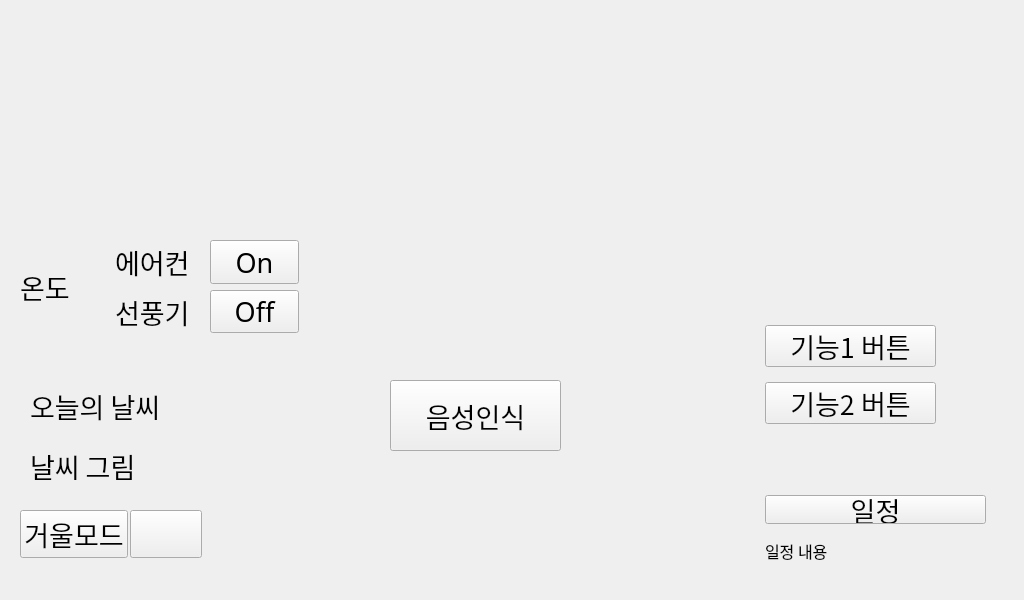
<?xml version="1.0" encoding="UTF-8"?>
<ui version="4.0">
 <class>UI</class>
 <widget class="QWidget" name="UI">
  <property name="geometry">
   <rect>
    <x>0</x>
    <y>0</y>
    <width>1024</width>
    <height>600</height>
   </rect>
  </property>
  <property name="cursor">
   <cursorShape>ArrowCursor</cursorShape>
  </property>
  <property name="windowTitle">
   <string>UI</string>
  </property>
  <widget class="QLabel" name="label_4">
   <property name="geometry">
    <rect>
     <x>30</x>
     <y>380</y>
     <width>181</width>
     <height>51</height>
    </rect>
   </property>
   <property name="font">
    <font>
     <family>HY헤드라인M</family>
     <pointsize>20</pointsize>
    </font>
   </property>
   <property name="text">
    <string>오늘의 날씨</string>
   </property>
  </widget>
  <widget class="QLabel" name="label_5">
   <property name="geometry">
    <rect>
     <x>30</x>
     <y>440</y>
     <width>181</width>
     <height>51</height>
    </rect>
   </property>
   <property name="font">
    <font>
     <family>HY헤드라인M</family>
     <pointsize>20</pointsize>
    </font>
   </property>
   <property name="text">
    <string>날씨 그림</string>
   </property>
  </widget>
  <widget class="QPushButton" name="pushButton_3">
   <property name="geometry">
    <rect>
     <x>390</x>
     <y>380</y>
     <width>171</width>
     <height>71</height>
    </rect>
   </property>
   <property name="font">
    <font>
     <family>HY헤드라인M</family>
     <pointsize>20</pointsize>
    </font>
   </property>
   <property name="text">
    <string>음성인식</string>
   </property>
  </widget>
  <widget class="QWidget" name="layoutWidget">
   <property name="geometry">
    <rect>
     <x>20</x>
     <y>510</y>
     <width>308</width>
     <height>81</height>
    </rect>
   </property>
   <layout class="QHBoxLayout" name="horizontalLayout">
    <property name="spacing">
     <number>2</number>
    </property>
    <property name="sizeConstraint">
     <enum>QLayout::SetFixedSize</enum>
    </property>
    <item>
     <widget class="QPushButton" name="MirrorButton1">
      <property name="maximumSize">
       <size>
        <width>300</width>
        <height>150</height>
       </size>
      </property>
      <property name="font">
       <font>
        <family>HY헤드라인M</family>
        <pointsize>20</pointsize>
       </font>
      </property>
      <property name="text">
       <string>거울모드</string>
      </property>
     </widget>
    </item>
    <item>
     <widget class="QPushButton" name="SettingButton">
      <property name="maximumSize">
       <size>
        <width>100</width>
        <height>150</height>
       </size>
      </property>
      <property name="font">
       <font>
        <family>HY헤드라인M</family>
        <pointsize>20</pointsize>
       </font>
      </property>
      <property name="text">
       <string notr="true"/>
      </property>
      <property name="icon">
       <iconset>
        <normaloff>images/setting.png</normaloff>
        <normalon>:/images/setting.png</normalon>images/setting.png</iconset>
      </property>
      <property name="iconSize">
       <size>
        <width>60</width>
        <height>60</height>
       </size>
      </property>
      <property name="checkable">
       <bool>false</bool>
      </property>
     </widget>
    </item>
   </layout>
  </widget>
  <widget class="QWidget" name="layoutWidget">
   <property name="geometry">
    <rect>
     <x>20</x>
     <y>240</y>
     <width>279</width>
     <height>93</height>
    </rect>
   </property>
   <layout class="QGridLayout" name="gridLayout">
    <item row="0" column="0" rowspan="2">
     <widget class="QLabel" name="ULtemperature">
      <property name="font">
       <font>
        <family>HY헤드라인M</family>
        <pointsize>20</pointsize>
       </font>
      </property>
      <property name="text">
       <string>온도</string>
      </property>
     </widget>
    </item>
    <item row="0" column="1">
     <widget class="QLabel" name="AirLabel">
      <property name="font">
       <font>
        <family>HY헤드라인M</family>
        <pointsize>20</pointsize>
       </font>
      </property>
      <property name="text">
       <string>에어컨</string>
      </property>
     </widget>
    </item>
    <item row="0" column="2">
     <widget class="QPushButton" name="AirButton">
      <property name="font">
       <font>
        <family>HY헤드라인M</family>
        <pointsize>20</pointsize>
       </font>
      </property>
      <property name="text">
       <string>On</string>
      </property>
     </widget>
    </item>
    <item row="1" column="1">
     <widget class="QLabel" name="Fan">
      <property name="font">
       <font>
        <family>HY헤드라인M</family>
        <pointsize>20</pointsize>
       </font>
      </property>
      <property name="text">
       <string>선풍기</string>
      </property>
     </widget>
    </item>
    <item row="1" column="2">
     <widget class="QPushButton" name="FanButton">
      <property name="font">
       <font>
        <family>HY헤드라인M</family>
        <pointsize>20</pointsize>
       </font>
      </property>
      <property name="text">
       <string>Off</string>
      </property>
     </widget>
    </item>
   </layout>
  </widget>
  <widget class="QWidget" name="layoutWidget">
   <property name="geometry">
    <rect>
     <x>760</x>
     <y>490</y>
     <width>231</width>
     <height>78</height>
    </rect>
   </property>
   <layout class="QVBoxLayout" name="verticalLayout_2">
    <property name="spacing">
     <number>15</number>
    </property>
    <property name="leftMargin">
     <number>5</number>
    </property>
    <property name="topMargin">
     <number>5</number>
    </property>
    <property name="rightMargin">
     <number>5</number>
    </property>
    <property name="bottomMargin">
     <number>5</number>
    </property>
    <item>
     <widget class="QPushButton" name="SchButton">
      <property name="font">
       <font>
        <family>HY헤드라인M</family>
        <pointsize>20</pointsize>
       </font>
      </property>
      <property name="text">
       <string>일정</string>
      </property>
     </widget>
    </item>
    <item>
     <widget class="QLabel" name="SchLabel">
      <property name="font">
       <font>
        <family>HY헤드라인M</family>
        <pointsize>12</pointsize>
       </font>
      </property>
      <property name="text">
       <string>일정 내용</string>
      </property>
      <property name="alignment">
       <set>Qt::AlignLeading|Qt::AlignLeft|Qt::AlignTop</set>
      </property>
     </widget>
    </item>
   </layout>
  </widget>
  <widget class="QWidget" name="layoutWidget">
   <property name="geometry">
    <rect>
     <x>760</x>
     <y>320</y>
     <width>181</width>
     <height>109</height>
    </rect>
   </property>
   <layout class="QVBoxLayout" name="verticalLayout_3">
    <property name="spacing">
     <number>15</number>
    </property>
    <property name="leftMargin">
     <number>5</number>
    </property>
    <property name="topMargin">
     <number>5</number>
    </property>
    <property name="rightMargin">
     <number>5</number>
    </property>
    <property name="bottomMargin">
     <number>5</number>
    </property>
    <item>
     <widget class="QPushButton" name="pushButton_4">
      <property name="font">
       <font>
        <family>HY헤드라인M</family>
        <pointsize>20</pointsize>
       </font>
      </property>
      <property name="text">
       <string>기능1 버튼</string>
      </property>
     </widget>
    </item>
    <item>
     <widget class="QPushButton" name="pushButton_5">
      <property name="font">
       <font>
        <family>HY헤드라인M</family>
        <pointsize>20</pointsize>
       </font>
      </property>
      <property name="text">
       <string>기능2 버튼</string>
      </property>
     </widget>
    </item>
   </layout>
  </widget>
  <widget class="QWidget" name="verticalLayoutWidget">
   <property name="geometry">
    <rect>
     <x>360</x>
     <y>490</y>
     <width>241</width>
     <height>80</height>
    </rect>
   </property>
   <layout class="QVBoxLayout" name="TimeLayout"/>
  </widget>
 </widget>
 <resources/>
 <connections/>
</ui>
